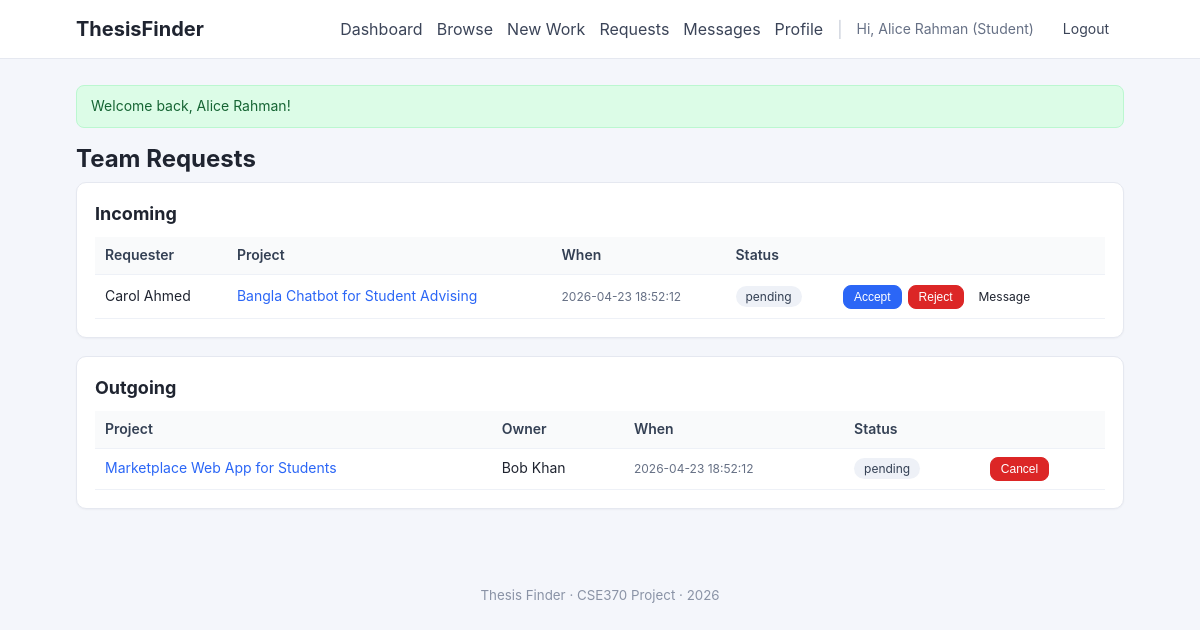
Page /requests/index.php (signed in) on the committed database.
### tables this page shows
CREATE TABLE team_request (
    request_id    INT AUTO_INCREMENT PRIMARY KEY,
    project_id    INT NOT NULL,
    requester_id  INT NOT NULL,
    requested_at  DATETIME NOT NULL DEFAULT CURRENT_TIMESTAMP,
    CONSTRAINT fk_tr_work      FOREIGN KEY (project_id)   REFERENCES work(project_id) ON DELETE CASCADE,
    CONSTRAINT fk_tr_requester FOREIGN KEY (requester_id) REFERENCES user(id)         ON DELETE CASCADE
);

CREATE TABLE user (
    id              INT AUTO_INCREMENT PRIMARY KEY,
    email           VARCHAR(120) NOT NULL UNIQUE,
    password        VARCHAR(255) NOT NULL,
    name            VARCHAR(120) NOT NULL,
    student_flag    TINYINT(1) NOT NULL DEFAULT 0,
    teacher_flag    TINYINT(1) NOT NULL DEFAULT 0,
    created_at      DATETIME NOT NULL DEFAULT CURRENT_TIMESTAMP
);

CREATE TABLE work (
    project_id    INT AUTO_INCREMENT PRIMARY KEY,
    title         VARCHAR(200) NOT NULL,
    description   TEXT,
    owner_id      INT NOT NULL,
    created_at    DATETIME NOT NULL DEFAULT CURRENT_TIMESTAMP,
    supervisor_id INT DEFAULT NULL,
    thesis_flag   TINYINT(1) NOT NULL DEFAULT 0,
    project_flag  TINYINT(1) NOT NULL DEFAULT 0,
    CONSTRAINT fk_work_owner      FOREIGN KEY (owner_id)      REFERENCES user(id)         ON DELETE CASCADE,
    CONSTRAINT fk_work_supervisor FOREIGN KEY (supervisor_id) REFERENCES teacher(user_id) ON DELETE SET NULL
);

### includes/auth.php (called while the page is built, shortened)
<?php
function current_user_id(): ?int {
    return $_SESSION['user_id'] ?? null;
}
function h(?string $s): string {
    return htmlspecialchars((string)$s, ENT_QUOTES | ENT_SUBSTITUTE, 'UTF-8');
}

### requests/index.php (the view, shortened to what this page needs)
<?php
require_once __DIR__ . '/../config/db.php';
require_once __DIR__ . '/../includes/auth.php';
$uid = current_user_id();
$inc = $conn->prepare("
    SELECT tr.request_id, tr.requested_at, w.project_id, w.title, u.id AS requester_id, u.name AS requester_name,
           (SELECT team_request_status FROM team_request_status WHERE request_id = tr.request_id ORDER BY team_request_status LIMIT 1) AS status
    FROM team_request tr
    JOIN work w ON w.project_id = tr.project_id
    JOIN user u ON u.id = tr.requester_id
    WHERE w.owner_id = ?
    ORDER BY tr.requested_at DESC
");
$inc->bind_param('i', $uid); $inc->execute();
$incoming = $inc->get_result()->fetch_all(MYSQLI_ASSOC); $inc->close();
$out = $conn->prepare("
    SELECT tr.request_id, tr.requested_at, w.project_id, w.title, u.name AS owner_name,
           (SELECT team_request_status FROM team_request_status WHERE request_id = tr.request_id ORDER BY team_request_status LIMIT 1) AS status
    FROM team_request tr
    JOIN work w ON w.project_id = tr.project_id
    JOIN user u ON u.id = w.owner_id
    WHERE tr.requester_id = ?
    ORDER BY tr.requested_at DESC
");
$out->bind_param('i', $uid); $out->execute();
$outgoing = $out->get_result()->fetch_all(MYSQLI_ASSOC); $out->close();
require __DIR__ . '/../includes/header.php';
?>
<h1>Team Requests</h1>
<section class="card">
    <h2>Incoming</h2>
    <?php if (!$incoming): ?>
        <p class="muted">No incoming requests.</p>
    <?php else: ?>
        <table class="table">
            <thead><tr><th>Requester</th><th>Project</th><th>When</th><th>Status</th><th></th></tr></thead>
            <tbody>
            <?php foreach ($incoming as $r): ?>
                <tr id="req-<?= (int)$r['request_id'] ?>">
                    <td><?= h($r['requester_name']) ?></td>
                    <td><a href="/projects/view.php?id=<?= (int)$r['project_id'] ?>"><?= h($r['title']) ?></a></td>
                    <td class="muted small"><?= h($r['requested_at']) ?></td>
                    <td><span class="tag"><?= h($r['status'] ?? 'pending') ?></span></td>
                    <td>
                        <?php if (($r['status'] ?? 'pending') === 'pending'): ?>
                            <form method="post" class="inline-form">
                                <button class="btn btn-sm btn-primary" name="action" value="accept">Accept</button>
                                <button class="btn btn-sm btn-danger"  name="action" value="reject">Reject</button>
                            </form>
                        <?php endif; ?>
                        <a class="btn btn-sm btn-ghost" href="/messages/thread.php?with=<?= (int)$r['requester_id'] ?>">Message</a>
                    </td>
                </tr>
            <?php endforeach; ?>
            </tbody>
        </table>
    <?php endif; ?>
</section>
<section class="card">
    <h2>Outgoing</h2>
    <?php if (!$outgoing): ?>
        <p class="muted">You haven't sent any requests.</p>
    <?php else: ?>
        <table class="table">
            <thead><tr><th>Project</th><th>Owner</th><th>When</th><th>Status</th><th></th></tr></thead>
            <tbody>
            <?php foreach ($outgoing as $r): ?>
                <tr>
                    <td><a href="/projects/view.php?id=<?= (int)$r['project_id'] ?>"><?= h($r['title']) ?></a></td>
                    <td><?= h($r['owner_name']) ?></td>
                    <td class="muted small"><?= h($r['requested_at']) ?></td>
                    <td><span class="tag"><?= h($r['status'] ?? 'pending') ?></span></td>
                    <td>
                        <?php if (($r['status'] ?? 'pending') === 'pending'): ?>
                            <form method="post" class="inline-form">
                                <button class="btn btn-sm btn-danger" name="action" value="cancel">Cancel</button>
                            </form>
                        <?php endif; ?>
                    </td>
                </tr>
            <?php endforeach; ?>
            </tbody>
        </table>
    <?php endif; ?>
</section>
<?php require __DIR__ . '/../includes/footer.php'; ?>

### assets/css/style.css (style rules this page uses)
* { box-sizing: border-box; }
html, body { margin: 0; padding: 0; }
body { font-family: -apple-system, BlinkMacSystemFont, "Segoe UI", Roboto, Helvetica, Arial, sans-serif; background: #f4f6fb; color: #1f2430; line-height: 1.45; }
a { color: #2b66f6; text-decoration: none; }
.card { background: #fff; border: 1px solid #e5e8f0; border-radius: 10px; padding: 18px; margin-bottom: 18px; box-shadow: 0 1px 2px rgba(15,23,42,.04); }
h1 { font-size: 24px; margin: 14px 0 6px; }
h2 { font-size: 18px; margin: 0 0 10px; }
.btn { display: inline-block; padding: 8px 14px; border: 1px solid #d0d5dd; background: #fff; color: #1f2430; border-radius: 8px; cursor: pointer; font-size: 14px; text-decoration: none; transition: background .15s, border-color .15s; }
.btn-primary { background: #2b66f6; border-color: #2b66f6; color: #fff; }
.btn-danger { background: #dc2626; border-color: #dc2626; color: #fff; }
.btn-ghost { background: transparent; border-color: transparent; }
.btn-sm { padding: 4px 10px; font-size: 12px; }
.muted { color: #667085; }
.small { font-size: 12px; }
.tag { display: inline-block; padding: 2px 10px; font-size: 12px; background: #eef1f7; color: #344054; border-radius: 999px; }
.table { width: 100%; border-collapse: collapse; font-size: 14px; }
.table th, .table td { text-align: left; padding: 8px 10px; border-bottom: 1px solid #eef1f7; vertical-align: middle; }
.table th { background: #f9fafb; color: #344054; font-weight: 600; }
.inline-form { display: inline-flex; gap: 6px; }

### rows in the picture
team_request: requester.name "Carol Ahmed", project.title "Bangla Chatbot for Student Advising", requested_at "2026-04-23 18:52:12", status "pending"
team_request: project.title "Marketplace Web App for Students", user.name "Bob Khan", requested_at "2026-04-23 18:52:12", status "pending"

### other values in the picture
current_user_name() "Alice Rahman"
$succ "Welcome back, Alice Rahman!"
